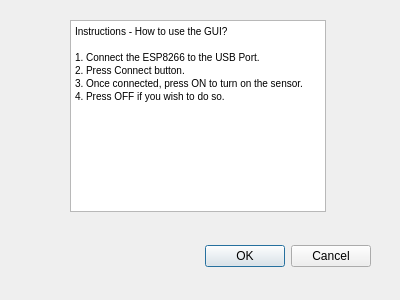
<?xml version="1.0" encoding="UTF-8"?>
<ui version="4.0">
 <class>secmain</class>
 <widget class="QDialog" name="secmain">
  <property name="geometry">
   <rect>
    <x>0</x>
    <y>0</y>
    <width>400</width>
    <height>300</height>
   </rect>
  </property>
  <property name="windowTitle">
   <string>Dialog</string>
  </property>
  <widget class="QDialogButtonBox" name="okBox">
   <property name="geometry">
    <rect>
     <x>30</x>
     <y>240</y>
     <width>341</width>
     <height>32</height>
    </rect>
   </property>
   <property name="orientation">
    <enum>Qt::Horizontal</enum>
   </property>
   <property name="standardButtons">
    <set>QDialogButtonBox::Cancel|QDialogButtonBox::Ok</set>
   </property>
  </widget>
  <widget class="QTextBrowser" name="textBrowser">
   <property name="geometry">
    <rect>
     <x>70</x>
     <y>20</y>
     <width>256</width>
     <height>192</height>
    </rect>
   </property>
   <property name="html">
    <string>&lt;!DOCTYPE HTML PUBLIC &quot;-//W3C//DTD HTML 4.0//EN&quot; &quot;http://www.w3.org/TR/REC-html40/strict.dtd&quot;&gt;
&lt;html&gt;&lt;head&gt;&lt;meta name=&quot;qrichtext&quot; content=&quot;1&quot; /&gt;&lt;style type=&quot;text/css&quot;&gt;
p, li { white-space: pre-wrap; }
&lt;/style&gt;&lt;/head&gt;&lt;body style=&quot; font-family:'MS Shell Dlg 2'; font-size:7.8pt; font-weight:400; font-style:normal;&quot;&gt;
&lt;p style=&quot; margin-top:0px; margin-bottom:0px; margin-left:0px; margin-right:0px; -qt-block-indent:0; text-indent:0px;&quot;&gt;Instructions - How to use the GUI?&lt;/p&gt;
&lt;p style=&quot;-qt-paragraph-type:empty; margin-top:0px; margin-bottom:0px; margin-left:0px; margin-right:0px; -qt-block-indent:0; text-indent:0px;&quot;&gt;&lt;br /&gt;&lt;/p&gt;
&lt;p style=&quot; margin-top:0px; margin-bottom:0px; margin-left:0px; margin-right:0px; -qt-block-indent:0; text-indent:0px;&quot;&gt;1. Connect the ESP8266 to the USB Port.&lt;/p&gt;
&lt;p style=&quot; margin-top:0px; margin-bottom:0px; margin-left:0px; margin-right:0px; -qt-block-indent:0; text-indent:0px;&quot;&gt;2. Press Connect button.&lt;/p&gt;
&lt;p style=&quot; margin-top:0px; margin-bottom:0px; margin-left:0px; margin-right:0px; -qt-block-indent:0; text-indent:0px;&quot;&gt;3. Once connected, press ON to turn on the sensor.&lt;/p&gt;
&lt;p style=&quot; margin-top:0px; margin-bottom:0px; margin-left:0px; margin-right:0px; -qt-block-indent:0; text-indent:0px;&quot;&gt;4. Press OFF if you wish to do so.&lt;/p&gt;&lt;/body&gt;&lt;/html&gt;</string>
   </property>
  </widget>
 </widget>
 <resources/>
 <connections>
  <connection>
   <sender>okBox</sender>
   <signal>accepted()</signal>
   <receiver>secmain</receiver>
   <slot>accept()</slot>
   <hints>
    <hint type="sourcelabel">
     <x>248</x>
     <y>254</y>
    </hint>
    <hint type="destinationlabel">
     <x>157</x>
     <y>274</y>
    </hint>
   </hints>
  </connection>
  <connection>
   <sender>okBox</sender>
   <signal>rejected()</signal>
   <receiver>secmain</receiver>
   <slot>reject()</slot>
   <hints>
    <hint type="sourcelabel">
     <x>316</x>
     <y>260</y>
    </hint>
    <hint type="destinationlabel">
     <x>286</x>
     <y>274</y>
    </hint>
   </hints>
  </connection>
 </connections>
</ui>
